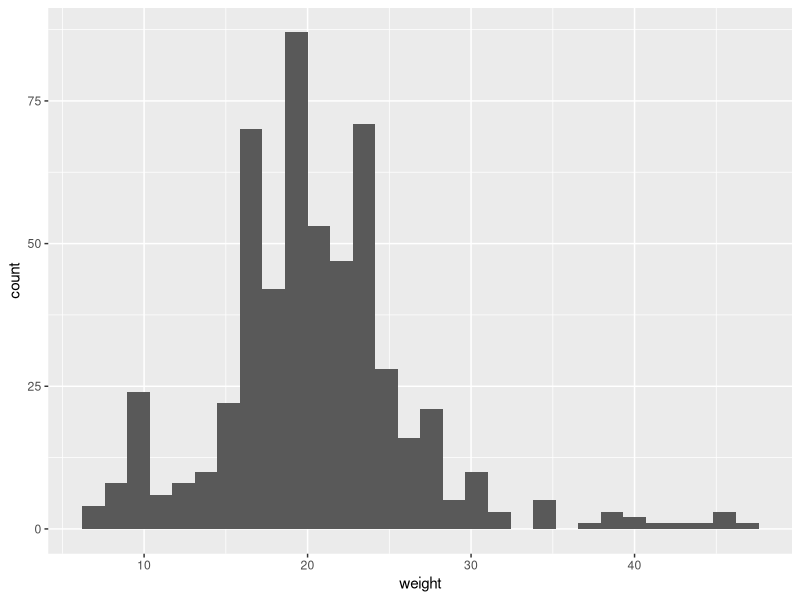
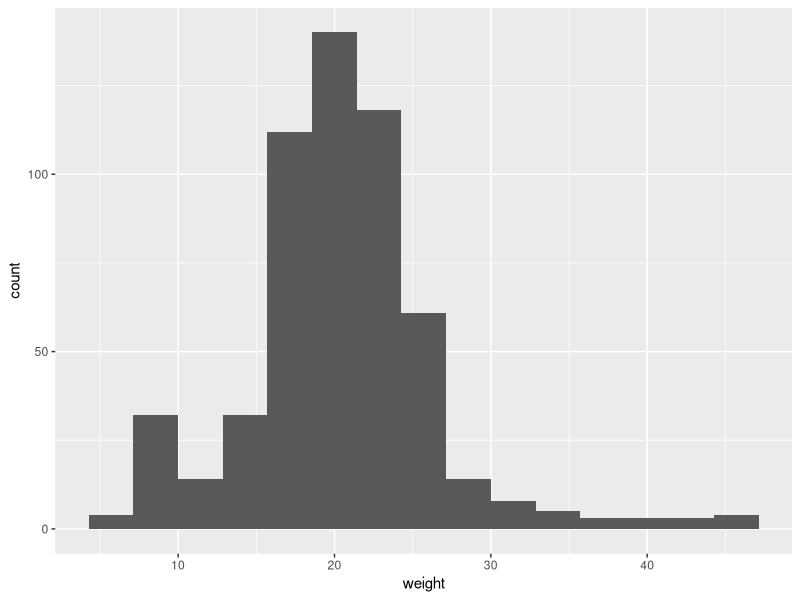
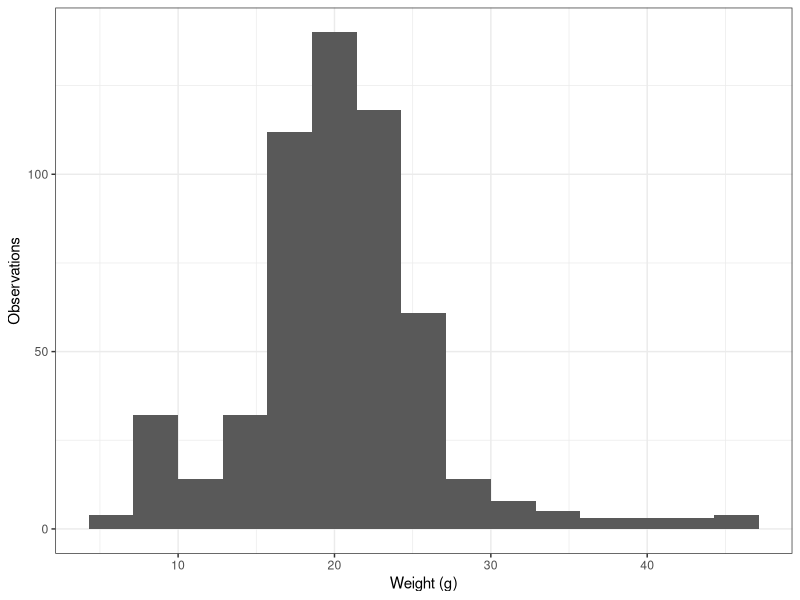
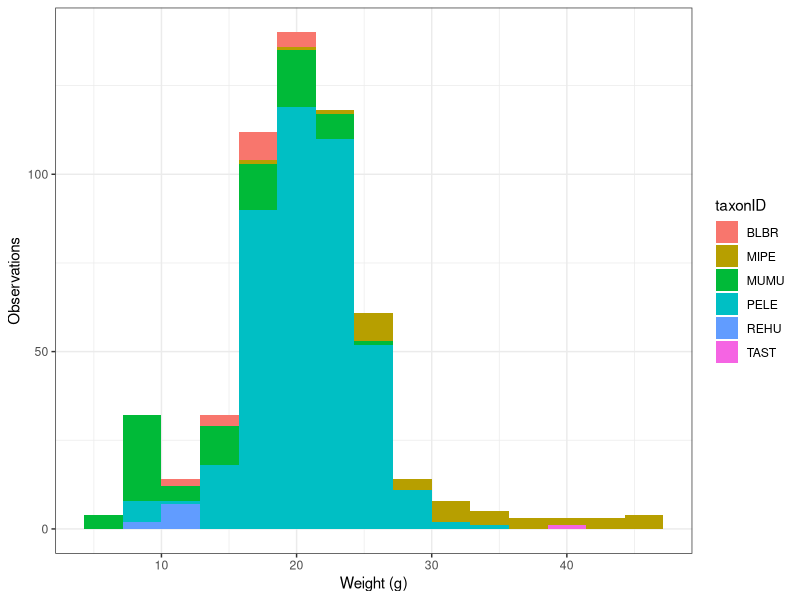
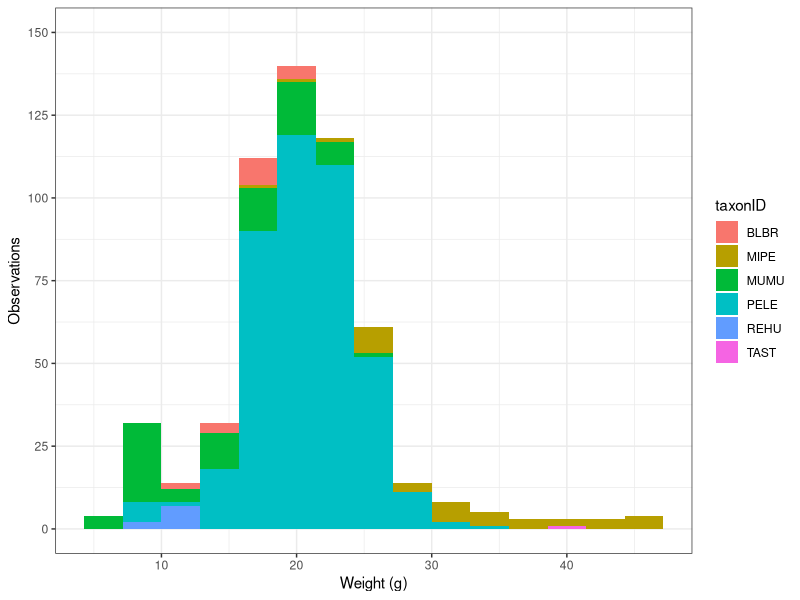
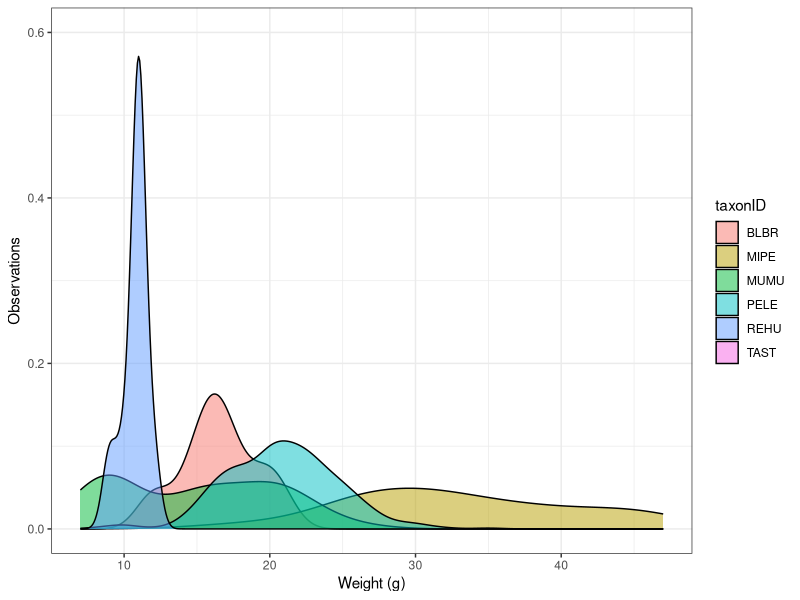
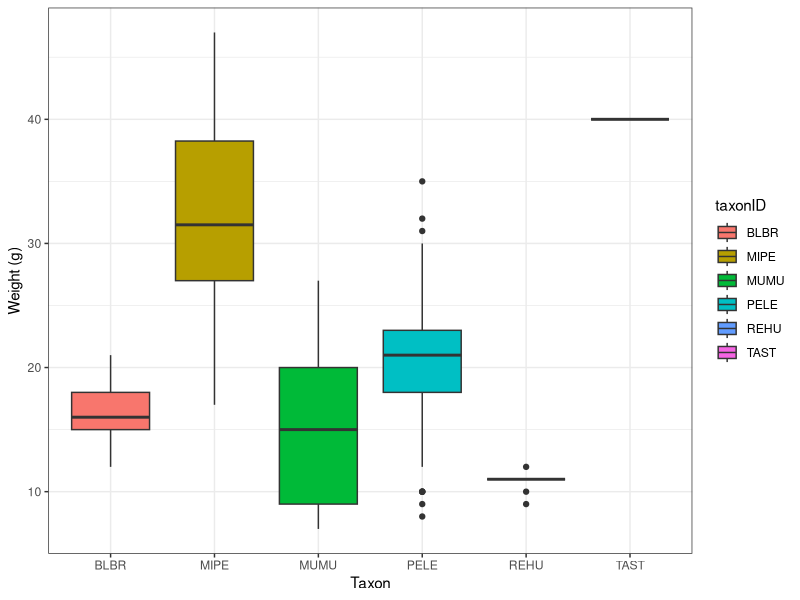
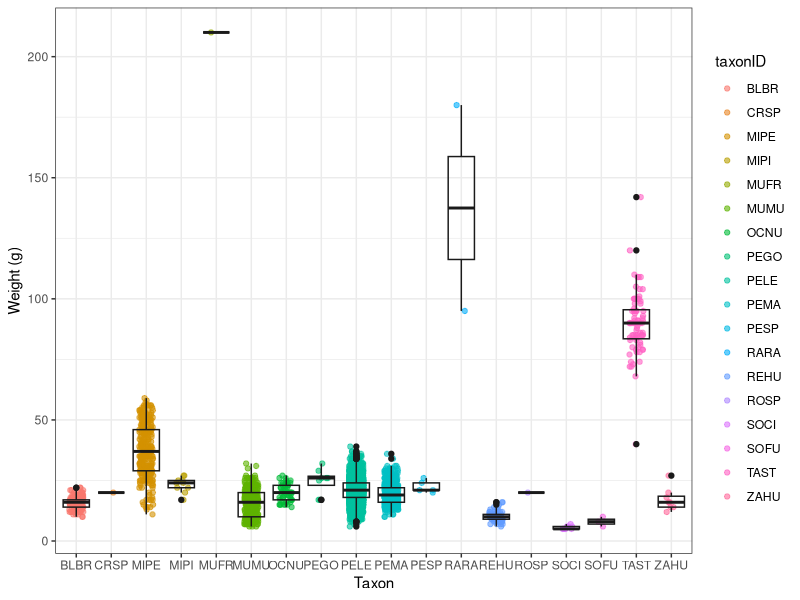

Write the R code that produced these figures, in order.
## ---- chunk 1

library(tidyverse)
library(here)

## ---- chunk 2

mammals <- read_csv(here("data", "NEON_small_mammals.csv"))

## ---- chunk 3

# Print the first 6 rows of the dataset to the console
head(mammals)

# Get a "glimpse" of the dataset, including the value types of each variable
glimpse(mammals)

# Print the structure of the dataset 
str(mammals)

# To open the dataset in a new window, use view()
view(mammals)

## ---- chunk 4

summary(mammals)

## ---- chunk 5

unique(mammals$siteID)

unique(mammals$taxonID)

## ---- chunk 6

# Keep only the columns for siteID, taxonID, sex, and weight
select_test <- select(mammals, siteID, taxonID, sex, weight)

## ---- chunk 7

# Exclude uid, nightuid columns
anti_select <- select(mammals, -uid, -nightuid)

head(anti_select)

## ---- chunk 8

# Keep only observations of "BLBR" taxon
blbr <- filter(mammals, 
               taxonID == "BLBR")

## ---- chunk 9

# Include multiple criteria to further refine
blbr_small_females <- filter(mammals, 
                             taxonID == "BLBR", 
                             sex == "F", 
                             weight < 15)

## ---- chunk 10

subset <- mammals %>% 
  filter(sex %in% c("M", "F"), 
         !is.na(weight),
         !is.na(hindfootLength)) %>% 
  select(siteID, collectDate, taxonID, sex, weight, totalLength)

## ---- chunk 11

# Create stand-alone "year" column from collectDate
subset %>% 
  mutate(year = year(collectDate))

## ---- chunk 12

# Convert weight from grams to kg
subset <- subset %>% 
  rename(weight_g = weight) %>% 
  mutate(weight_kg = weight_g / 1000)

subset

## ---- chunk 13

subset %>% 
  group_by(taxonID) %>% 
  summarize(mean_weight_g = mean(weight_g),
            sd_weight_g = sd(weight_g),
            count = n())

## ---- chunk 14

subset %>% 
  group_by(taxonID, sex) %>% 
  summarize(mean_weight_g = mean(weight_g),
            sd_weight_g = sd(weight_g),
            count = n())

## ---- chunk 15

weight_summary <- subset %>% 
  group_by(taxonID, sex) %>% 
  summarize(mean_weight_g = round(mean(weight_g), 2),
            sd_weight_g = round(sd(weight_g), 2),
            count = n())

weight_summary

## ---- chunk 16

weight_summary %>% 
  write_csv(here("data", "weight_summary.csv"))

## ---- chunk 17

# KEY
mammals %>% 
  mutate(year = year(collectDate)) %>% 
  filter(year == 2015,
         taxonID == "PELE",
         recapture == "N",
         !is.na(hindfootLength)) %>% 
  group_by(sex, siteID) %>% 
  summarize(count = n(),
            mean_hindfoot = mean(hindfootLength, drop.na = T),
            se_hindfoot = (sd(hindfootLength)/sqrt(count)))

## ---- chunk 18

# KEY
plot_mamm <- mammals %>% 
  mutate(year = year(collectDate)) %>% 
  filter(weight <= 60,
         siteID == "SCBI",
         year == 2020) %>% 
  arrange(weight)

tail(plot_mamm$weight)

unique(plot_mamm$siteID)

unique(plot_mamm$year)

## ---- chunk 19

ggplot(data = plot_mamm,
       aes(x = weight)) +
  geom_histogram()

## ---- chunk 20

# KEY
ggplot(data = plot_mamm,
       aes(x = weight)) +
  geom_histogram(bins = 15)

## ---- chunk 21

# KEY
ggplot(data = plot_mamm,
       aes(x = weight)) +
  geom_histogram(bins = 15) +
  labs(x = "Weight (g)", 
       y = "Observations") +
  theme_bw()

## ---- chunk 22

ggplot(data = plot_mamm,
       aes(x = weight,
           fill = taxonID)) +
  geom_histogram(bins = 15) +
  labs(x = "Weight (g)", 
        y = "Observations") +
 theme_bw()

## ---- chunk 23

ggplot(data = plot_mamm,
       aes(x = weight,
             fill = taxonID)) +
  geom_histogram(bins = 15) +
  labs(x = "Weight (g)", 
        y = "Observations") +
  scale_y_continuous(limits = c(0, 150),
                     breaks = seq(0, 150, 25)) +
  theme_bw()

## ---- chunk 24

ggplot(data = plot_mamm,
       aes(x = weight,
             fill = taxonID)) +
  geom_density(alpha = 0.5) +
  labs(x = "Weight (g)", 
        y = "Observations") +
  scale_y_continuous(limits = c(0, 0.6)) +
  theme_bw()

## ---- chunk 25

ggplot(data = plot_mamm,
       aes(x = taxonID,
           y = weight,
           fill = taxonID)) +
    geom_boxplot() +
    labs(x = "Taxon", 
        y = "Weight (g)") +
    theme_bw()

## ---- chunk 26

mammals %>% 
  drop_na(weight) %>% 
  ggplot(aes(x = taxonID,
             y = weight,
             col = taxonID)) +
  geom_jitter(width = 0.2, height = 0,
              alpha = 0.6) +
  geom_boxplot(fill = NA, col = "gray10") +
    labs(x = "Taxon", 
        y = "Weight (g)") +
    theme_bw()


ggplot(data = plot_mamm,
       aes(x = taxonID,
           y = weight,
           col = taxonID)) +
  geom_jitter(width = 0.2, height = 0,
              alpha = 0.6) +
  geom_boxplot(fill = NA, col = "gray10") +
  labs(x = "Taxon", 
       y = "Weight (g)") +
  theme_bw()

## ---- chunk 27

PELE <- mammals %>% 
  filter(taxonID == "PELE")

## ---- chunk 28

ggplot(data = PELE, 
       aes(x = hindfootLength,
           y = weight,
           col = taxonID)) + 
  geom_point() + 
  theme_bw()

## ---- chunk 29

ggplot(data = PELE, 
       aes(x = hindfootLength,
           y = weight,
           col = taxonID)) + 
  geom_point() + 
  geom_smooth(method = lm) +
  theme_bw()

## ---- chunk 30

# Specify our linear model
lm_fit <- lm(hindfootLength ~ weight, data = mammals)

# Print regression output
summary(lm_fit)

## ---- chunk 31

# Residuals vs. fitted plot
plot(lm_fit, which = 1)

## ---- chunk 32

# QQ residuals plot
plot(lm_fit, which = 2)

## ---- chunk 33

# Scale-Location plot
plot(lm_fit, which = 3)

## ---- chunk 34

# Tell R to plot 1 row of 3 graphs
par(mfrow = c(1, 3))

plot(lm_fit, which = 1:3)

## ---- chunk 35

aov_subset <- mammals %>% 
  mutate(year = year(collectDate)) %>% 
  filter(year == 2015,
         sex == "F",
         taxonID %in% c("PELE", "MIPE", "BLBR"),
         recapture == "N",
         !is.na(hindfootLength))

# Specify our model
aov_fit <- aov(hindfootLength ~ taxonID,
               data = aov_subset)

# View model output
summary(aov_fit)

# Conduct Tukey HSD test 
TukeyHSD(aov_fit)

## ---- chunk 36

ggplot(data = aov_subset,
       aes(x = taxonID,
           y = hindfootLength,
           col = taxonID)) +
  geom_jitter(width = 0.2, 
              height = 0,
              alpha = 0.8) +
  geom_boxplot(fill = NA,
               col = "black") +
  theme_bw()

